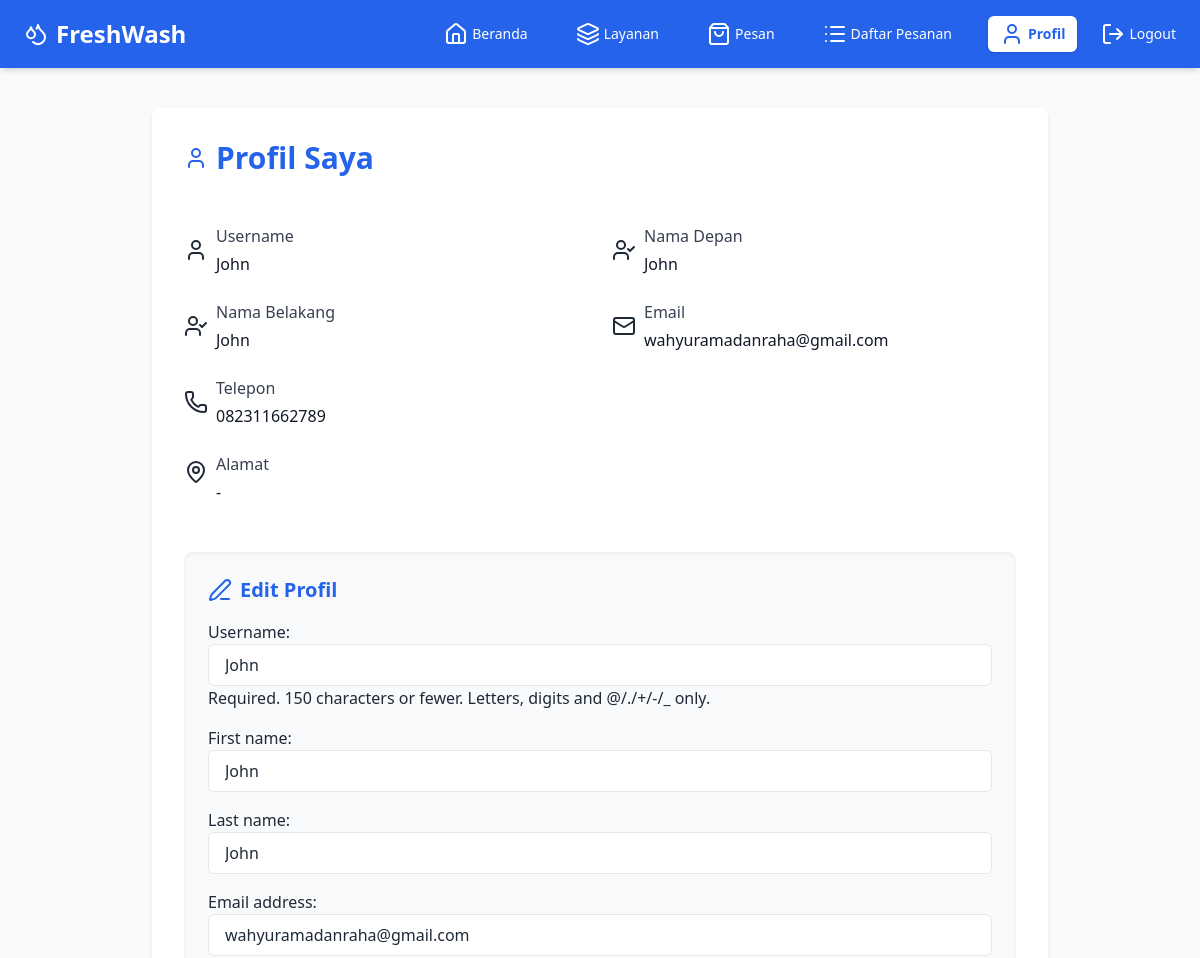
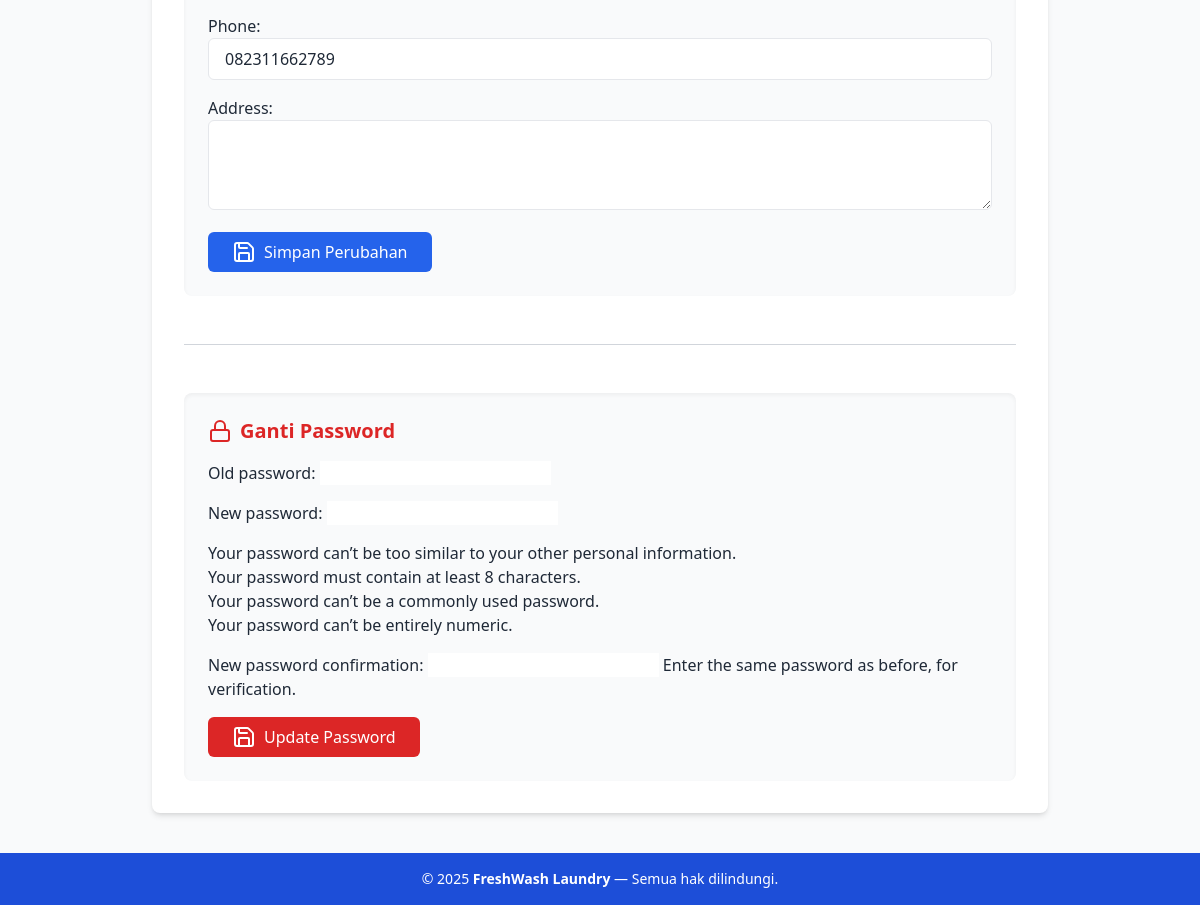
Page /accounts/profile/ (signed in) on the committed database (2 pictures, top to bottom).
### accounts/models.py (models this page shows, shortened)
class User(AbstractUser):
    is_customer = models.BooleanField(default=True)
    is_courier = models.BooleanField(default=False)
    is_staff_member = models.BooleanField(default=False)
    phone = models.CharField(max_length=20, blank=True, null=True)
    address = models.TextField(blank=True, null=True)
    is_verified = models.BooleanField(default=False)

### accounts/views.py (the view)
# urls.py: path('profile/', views.profile_view, name='profile'),
@login_required
def profile_view(request):
    user = request.user
    if request.method == 'POST' and 'update_profile' in request.POST:
        profile_form = ProfileForm(request.POST, instance=user)
        if profile_form.is_valid():
            profile_form.save()
            messages.success(request, "Profil berhasil diperbarui!")
            return redirect('accounts:profile')
    else:
        profile_form = ProfileForm(instance=user)
    if request.method == 'POST' and 'update_password' in request.POST:
        password_form = CustomPasswordChangeForm(user=user, data=request.POST)
        if password_form.is_valid():
            password_form.save()
            update_session_auth_hash(request, user)
            messages.success(request, "Password berhasil diganti!")
            return redirect('accounts:profile')
    else:
        password_form = PasswordChangeForm(user=user)
    context = {
        'profile_form': profile_form,
        'password_form': password_form,
    }
    return render(request, 'profile.html', context)

### templates/profile.html (shortened to what this page needs)
{% extends 'base.html' %}
{% block content %}
<div class="max-w-4xl mx-auto mt-10 bg-white p-8 rounded-lg shadow-md space-y-12">
  <h1 class="text-3xl font-bold text-blue-600 mb-6 flex items-center space-x-2">
    <i data-lucide="user" class="inline-block"></i>
    <span>Profil Saya</span>
  </h1>
  <div class="grid grid-cols-1 md:grid-cols-2 gap-6 mb-8">
    <div class="flex items-center space-x-2">
      <i data-lucide="user"></i>
      <div>
        <label class="block text-gray-700 font-medium">Username</label>
        <p class="mt-1 text-gray-900">{{ request.user.username }}</p>
      </div>
    </div>
    <div class="flex items-center space-x-2">
      <i data-lucide="user-check"></i>
      <div>
        <label class="block text-gray-700 font-medium">Nama Depan</label>
        <p class="mt-1 text-gray-900">{{ request.user.first_name|default:"-" }}</p>
      </div>
    </div>
    <div class="flex items-center space-x-2">
      <i data-lucide="user-check"></i>
      <div>
        <label class="block text-gray-700 font-medium">Nama Belakang</label>
        <p class="mt-1 text-gray-900">{{ request.user.last_name|default:"-" }}</p>
      </div>
    </div>
    <div class="flex items-center space-x-2">
      <i data-lucide="mail"></i>
      <div>
        <label class="block text-gray-700 font-medium">Email</label>
        <p class="mt-1 text-gray-900">{{ request.user.email }}</p>
      </div>
    </div>
    <div class="flex items-center space-x-2">
      <i data-lucide="phone"></i>
      <div>
        <label class="block text-gray-700 font-medium">Telepon</label>
        <p class="mt-1 text-gray-900">{{ request.user.phone|default:"-" }}</p>
      </div>
    </div>
    <div class="md:col-span-2 flex items-start space-x-2">
      <i data-lucide="map-pin" class="mt-2"></i>
      <div>
        <label class="block text-gray-700 font-medium">Alamat</label>
        <p class="mt-1 text-gray-900">{{ request.user.address|default:"-" }}</p>
      </div>
    </div>
  </div>
  <div class="bg-gray-50 p-6 rounded-lg shadow-inner">
    <h2 class="text-xl font-semibold mb-4 text-blue-600 flex items-center space-x-2">
      <i data-lucide="edit-3"></i>
      <span>Edit Profil</span>
    </h2>
    <form method="POST" class="space-y-4">
      {{ profile_form.as_p }}
      <button type="submit" name="update_profile"
              class="bg-blue-600 text-white px-6 py-2 rounded-md hover:bg-blue-700 transition duration-200 flex items-center space-x-2">
        <i data-lucide="save"></i>
        <span>Simpan Perubahan</span>
      </button>
    </form>
  </div>
  <div class="my-6 border-t border-gray-300"></div>
  <div class="bg-gray-50 p-6 rounded-lg shadow-inner">
    <h2 class="text-xl font-semibold mb-4 text-red-600 flex items-center space-x-2">
      <i data-lucide="lock"></i>
      <span>Ganti Password</span>
    </h2>
    <form method="POST" class="space-y-4">
      {{ password_form.as_p }}
      <button type="submit" name="update_password"
              class="bg-red-600 text-white px-6 py-2 rounded-md hover:bg-red-700 transition duration-200 flex items-center space-x-2">
        <i data-lucide="save"></i>
        <span>Update Password</span>
      </button>
    </form>
  </div>
</div>
{% endblock %}

### rows in the picture
User: user.username "John", user.first_name "John", user.last_name "John", user.email "wahyuramadanraha@gmail.com", user.phone "082311662789", user.address "-", username "John", first_name "John", last_name "John", email "wahyuramadanraha@gmail.com", phone "082311662789"
